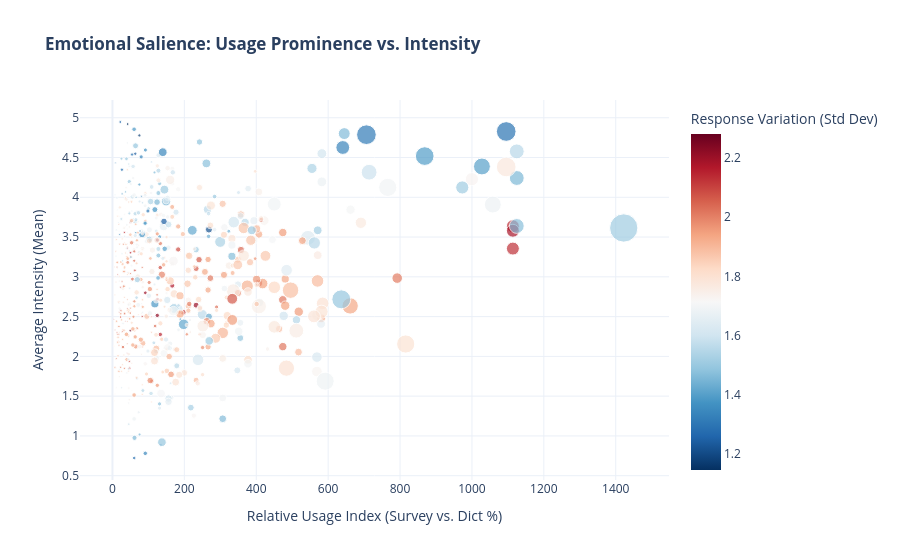

Notebook code cell kept with this figure:
### Code cell
import plotly.express as px


# 1. Calculate the 'Relative Usage Index'
merged['rel_usage_index'] = (merged['count'] / merged['dictionary_count_mean']) * 100

# 2. Create the Bubble Chart
fig = px.scatter(
    merged, 
    x='rel_usage_index', 
    y='response_mean',
    size='count',          # Larger bubbles = more survey responses
    color='response_std',  # Color shows agreement/disagreement
    hover_name='word',     # Show the emotion word on hover
    hover_data=['langname', 'countryname', 'count'],
    color_continuous_scale='RdBu_r', # Red for high variance, Blue for consensus
    title='<b>Emotional Salience: Usage Prominence vs. Intensity</b>',
    labels={
        'rel_usage_index': 'Relative Usage Index (Survey vs. Dict %)',
        'response_mean': 'Average Intensity (Mean)',
        'response_std': 'Response Variation (Std Dev)'
    },
    template='plotly_white'
)

# Optional: Use a log scale for X if some words have massive relative frequency
# fig.update_xaxes(type="log") 

fig.show()

### Figure 1 — Plotly figure (JSON) as saved in the notebook; plotly's stock layout.template omitted (floating-point values rounded to 4 significant figures; data arrays with more than 128 entries replaced by an {"elided": "..."} marker saying what was removed)
{"data": [{"customdata": {"elided": "676x3 mixed values"}, "hovertemplate": "<b>%{hovertext}</b><br><br>Relative Usage Index (Survey vs. Dict %)=%{x}<br>Average Intensity (Mean)=%{y}<br>count=%{customdata[2]}<br>langname=%{customdata[0]}<br>countryname=%{customdata[1]}<br>Response Variation (Std Dev)=%{marker.color}<extra></extra>", "hovertext": {"elided": "676 str values"}, "legendgroup": "", "marker": {"color": {"elided": "676 float values"}, "coloraxis": "coloraxis", "size": {"elided": "676 float values"}, "sizemode": "area", "sizeref": 1.597, "symbol": "circle"}, "mode": "markers", "name": "", "orientation": "v", "showlegend": false, "type": "scatter", "x": {"elided": "676 float values"}, "xaxis": "x", "y": {"elided": "676 float values"}, "yaxis": "y"}], "layout": {"coloraxis": {"colorbar": {"title": {"text": "Response Variation (Std Dev)"}}, "colorscale": [[0, "rgb(5,48,97)"], [0.1, "rgb(33,102,172)"], [0.2, "rgb(67,147,195)"], [0.3, "rgb(146,197,222)"], [0.4, "rgb(209,229,240)"], [0.5, "rgb(247,247,247)"], [0.6, "rgb(253,219,199)"], [0.7, "rgb(244,165,130)"], [0.8, "rgb(214,96,77)"], [0.9, "rgb(178,24,43)"], [1, "rgb(103,0,31)"]]}, "legend": {"itemsizing": "constant", "tracegroupgap": 0}, "title": {"text": "<b>Emotional Salience: Usage Prominence vs. Intensity</b>"}, "xaxis": {"anchor": "y", "domain": [0, 1], "title": {"text": "Relative Usage Index (Survey vs. Dict %)"}}, "yaxis": {"anchor": "x", "domain": [0, 1], "title": {"text": "Average Intensity (Mean)"}}}}
